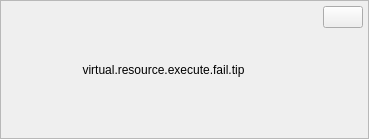
<?xml version="1.0" encoding="UTF-8"?>
<ui version="4.0">
 <class>PLSMotionErrorLayer</class>
 <widget class="QFrame" name="PLSMotionErrorLayer">
  <property name="geometry">
   <rect>
    <x>0</x>
    <y>0</y>
    <width>369</width>
    <height>139</height>
   </rect>
  </property>
  <property name="windowTitle">
   <string>Frame</string>
  </property>
  <layout class="QHBoxLayout" name="horizontalLayout_2">
   <property name="spacing">
    <number>0</number>
   </property>
   <property name="leftMargin">
    <number>0</number>
   </property>
   <property name="topMargin">
    <number>0</number>
   </property>
   <property name="rightMargin">
    <number>0</number>
   </property>
   <property name="bottomMargin">
    <number>0</number>
   </property>
   <item>
    <widget class="QFrame" name="contentFrame">
     <property name="frameShape">
      <enum>QFrame::StyledPanel</enum>
     </property>
     <property name="frameShadow">
      <enum>QFrame::Raised</enum>
     </property>
     <layout class="QHBoxLayout" name="horizontalLayout" stretch="1,0">
      <property name="topMargin">
       <number>5</number>
      </property>
      <property name="rightMargin">
       <number>5</number>
      </property>
      <property name="bottomMargin">
       <number>5</number>
      </property>
      <item>
       <widget class="QLabel" name="titleLabel">
        <property name="text">
         <string>virtual.resource.execute.fail.tip</string>
        </property>
        <property name="alignment">
         <set>Qt::AlignCenter</set>
        </property>
       </widget>
      </item>
      <item alignment="Qt::AlignHCenter|Qt::AlignTop">
       <widget class="QPushButton" name="closeButton">
        <property name="text">
         <string/>
        </property>
       </widget>
      </item>
     </layout>
    </widget>
   </item>
  </layout>
 </widget>
 <resources/>
 <connections/>
</ui>
